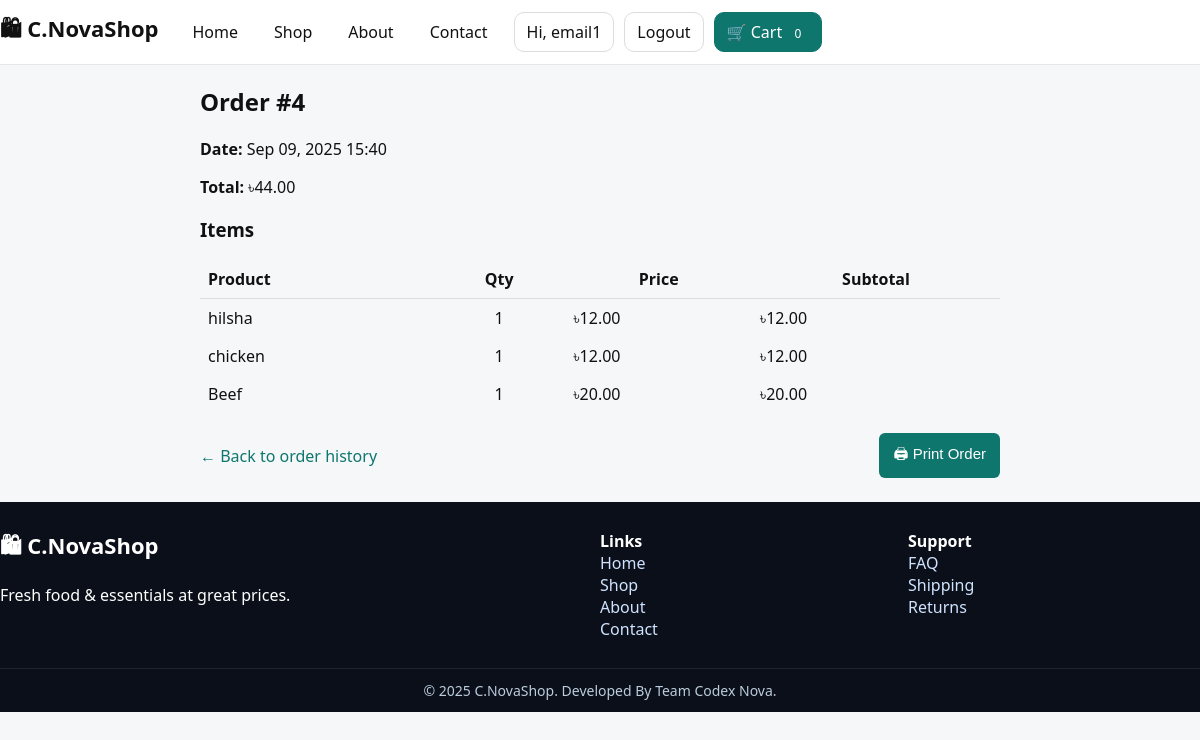
Page /orders/4/ (signed in) on the committed database.
### homepage/models.py (models this page shows, shortened)
class Customer(AbstractBaseUser, PermissionsMixin):
    email = models.EmailField(unique=True)
    username = models.CharField(max_length=50)
    date_joined = models.DateTimeField(auto_now_add=True)
    is_active = models.BooleanField(default=True)
    groups = models.ManyToManyField(
        'auth.Group',
        related_name='customer_set',
        blank=True,
        help_text='The groups this customer belongs to.',
        verbose_name='groups'
    )
    user_permissions = models.ManyToManyField(
        'auth.Permission',
        related_name='customer_permissions_set',
        blank=True,
        help_text='Specific permissions for this customer.',
        verbose_name='user permissions'
    )
    objects = CustomerManager()
    USERNAME_FIELD = 'email'
    REQUIRED_FIELDS = ['username']

class Order(models.Model):
    user = models.ForeignKey(settings.AUTH_USER_MODEL, on_delete=models.CASCADE)
    created_at = models.DateTimeField(default=timezone.now)
    total_price = models.DecimalField(max_digits=10, decimal_places=2, default=0)

class OrderItem(models.Model):
    order = models.ForeignKey(Order, related_name="items", on_delete=models.CASCADE)
    product = models.ForeignKey(Product, on_delete=models.CASCADE)
    quantity = models.PositiveIntegerField(default=1)
    price = models.DecimalField(max_digits=8, decimal_places=2)
    def subtotal(self):
        return self.price * self.quantity

class Product(models.Model):
    CATEGORY_CHOICES = [
        ('Meat', 'Meat'),
        ('Fish', 'Fish'),
        ('Veggies', 'Veggies'),
        ('Grocery', 'Grocery'),
        ('Fruit', 'Fruit')
    ]
    name = models.CharField(max_length=100)
    price = models.DecimalField(max_digits=8, decimal_places=2)
    image = models.URLField(blank=True)
    stock = models.PositiveIntegerField(default=0)
    available = models.BooleanField(default=True)
    category = models.CharField(max_length=20, choices=CATEGORY_CHOICES, default='Grocery')

### homepage/views.py (the view)
# urls.py: path('orders/<int:order_id>/', views.order_detail, name='order_detail'),
@login_required
def order_detail(request, order_id):
    order = get_object_or_404(Order, id=order_id, user=request.user)
    return render(request, 'homepage/order_detail.html', {'order': order})

### homepage/views.py (called while the page is built)
def cart_count(request):
    if request.user.is_authenticated:
        cart, created = Cart.objects.get_or_create(user=request.user)
        return {'cart_count': sum(item.quantity for item in cart.items.all())}
    else:
        cart = request.session.get('cart', {})
        return {'cart_count': sum(cart.values())}

### homepage/templates/homepage/order_detail.html (shortened to what this page needs)
{% extends "homepage/base.html" %}
{% block content %}
<div class="container" style="max-width:800px; margin:20px auto;">
  <h2>Order #{{ order.id }}</h2>
  <p><strong>Date:</strong> {{ order.created_at|date:"M d, Y H:i" }}</p>
  <p><strong>Total:</strong> ৳{{ order.total_price }}</p>
  <h3>Items</h3>
  <table style="width:100%; border-collapse:collapse;">
    <tr>
      <th style="border-bottom:1px solid #ddd; padding:8px; text-align:left;">Product</th>
      <th style="border-bottom:1px solid #ddd; padding:8px;">Qty</th>
      <th style="border-bottom:1px solid #ddd; padding:8px;">Price</th>
      <th style="border-bottom:1px solid #ddd; padding:8px;">Subtotal</th>
    </tr>
    {% for item in order.items.all %}
    <tr>
      <td style="padding:8px;">{{ item.product.name }}</td>
      <td style="padding:8px; text-align:center;">{{ item.quantity }}</td>
      <td style="padding:8px;">৳{{ item.price }}</td>
      <td style="padding:8px;">৳{{ item.subtotal }}</td>
    </tr>
    {% endfor %}
  </table>
<p style="display: flex; justify-content: space-between; align-items: center; margin-top:20px;">
  <a href="{% url 'order_history' %}" style="color:#0f766e;">← Back to order history</a>
  <button onclick="window.print()"
        style="padding:10px 14px; background:#0f766e; color:white; border:none; border-radius:6px; cursor:pointer;">
    🖨 Print Order
  </button>
</p>
</div>
{% endblock %}

### homepage/templates/homepage/base.html (shortened to what this page needs)
{% load static %}
<!DOCTYPE html>
<html lang="en">
<head>
</head>
<body>
  <header>
    <div class="container header-row">
      <a class="brand" href="{% url 'homepage' %}">🛍 C.NovaShop</a>
      <nav class="nav">
        <a href="{% url 'homepage' %}" {% if request.resolver_match.url_name == 'homepage' %}class="active"{% endif %}>Home</a>
        <a href="{% url 'product_list' %}" {% if request.resolver_match.url_name == 'product_list' %}class="active"{% endif %}>Shop</a>
        <a href="#">About</a>
        <a href="#">Contact</a>
      </nav>
      <div class="user-links">
        {% if user.is_authenticated %}
          <a class="btn" href="{% url 'profile' %}">Hi, {{ user.username }}</a>
          <a class="btn" href="{% url 'site_logout' %}">Logout</a>
        {% else %}
          <a class="btn" href="{% url 'login' %}">Login</a>
        {% endif %}
        <a class="btn primary" href="{% url 'view_cart' %}">🛒 Cart <span class="badge">{{ cart_count }}</span></a>
      </div>
    </div>
  </header>
  <main>
    {% block content %}{% endblock %}
  </main>
  <footer>
    <div class="container foot">
      <div>
        <div class="brand">🛍 C.NovaShop</div>
        <p class="sub">Fresh food & essentials at great prices.</p>
      </div>
      <div>
        <strong>Links</strong><br>
        <a href="{% url 'homepage' %}">Home</a><br>
        <a href="{% url 'product_list' %}">Shop</a><br>
        <a href="#">About</a><br>
        <a href="#">Contact</a>
      </div>
      <div>
        <strong>Support</strong><br>
        <a href="#">FAQ</a><br>
        <a href="#">Shipping</a><br>
        <a href="#">Returns</a>
      </div>
    </div>
    <div class="copy">© {{ now|default:2025 }} C.NovaShop. Developed By Team Codex Nova.</div>
  </footer>
</body>
</html>

### homepage/templates/homepage/base.html (style rules this page uses)
body { margin:0; font-family:system-ui, sans-serif; background:#f5f7f9; color:#111; }
a { text-decoration:none; color:inherit; }
.container { max-width:1200px; margin:0 auto; padding:0 16px; }
header { border-bottom:1px solid #e5e7eb; background:#fff; position:sticky; top:0; z-index:50; }
.header-row { display:flex; align-items:center; gap:16px; padding:12px 0; }
.brand { font-weight:800; font-size:22px; display:flex; align-items:center; gap:8px; }
.nav { display:flex; gap:16px; margin-left:8px; }
.nav a { padding:6px 10px; border-radius:8px; }
.user-links { display:flex; gap:10px; align-items:center; }
.btn { padding:8px 12px; border:1px solid #ddd; border-radius:10px; }
.btn.primary { background:#0f766e; border-color:#0f766e; color:#fff; }
.badge { background:#0f766e; color:#fff; border-radius:999px; padding:2px 8px; font-size:12px; }
footer { background:#0b0f19; color:#fff; margin-top:24px; }
.foot { display:grid; grid-template-columns:2fr 1fr 1fr; gap:16px; padding:28px 0; }
.foot a { color:#cfe3ff; }
.copy { border-top:1px solid #1c2333; color:#bcd; padding:12px 0; text-align:center; font-size:14px; }
input, button { padding:12px; border-radius:8px; border:1px solid #ddd; font-size:15px; }
button { background:#0f766e; color:#fff; border:none; cursor:pointer; }

### rows in the picture
Customer: username "email1"
Order: id "4", created_at "Sep 09, 2025 15:40", total_price "44.00"
OrderItem: product.name "hilsha", quantity "1", price "12.00", subtotal "12.00"
OrderItem: product.name "chicken", quantity "1", price "12.00", subtotal "12.00"
OrderItem: product.name "Beef", quantity "1", price "20.00", subtotal "20.00"

### other values in the picture
{{ cart_count }} "0"
{{ now|default:2025 }} "2025"
